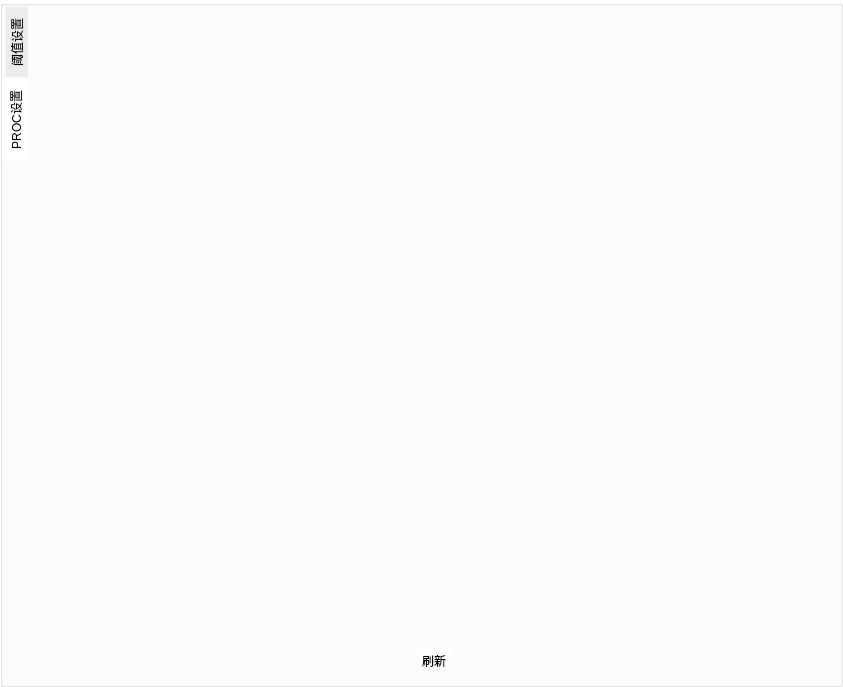
<?xml version="1.0" encoding="UTF-8"?>
<ui version="4.0">
 <class>DebugConfig</class>
 <widget class="QWidget" name="DebugConfig">
  <property name="geometry">
   <rect>
    <x>0</x>
    <y>0</y>
    <width>843</width>
    <height>687</height>
   </rect>
  </property>
  <property name="windowTitle">
   <string>DebugConfig</string>
  </property>
  <property name="styleSheet">
   <string notr="true">background-color: rgba(255, 255, 255, 0);</string>
  </property>
  <layout class="QGridLayout" name="gridLayout">
   <property name="leftMargin">
    <number>0</number>
   </property>
   <property name="topMargin">
    <number>0</number>
   </property>
   <property name="rightMargin">
    <number>0</number>
   </property>
   <property name="bottomMargin">
    <number>0</number>
   </property>
   <property name="spacing">
    <number>0</number>
   </property>
   <item row="0" column="0">
    <widget class="QGroupBox" name="groupBox">
     <property name="styleSheet">
      <string notr="true">QObject#groupBox{
background-color: rgb(255, 255, 255);

}</string>
     </property>
     <property name="title">
      <string/>
     </property>
     <layout class="QGridLayout" name="gridLayout_3">
      <property name="leftMargin">
       <number>0</number>
      </property>
      <property name="topMargin">
       <number>0</number>
      </property>
      <property name="rightMargin">
       <number>0</number>
      </property>
      <property name="bottomMargin">
       <number>0</number>
      </property>
      <property name="spacing">
       <number>0</number>
      </property>
      <item row="0" column="0">
       <widget class="QTabWidget" name="tabWidget">
        <property name="styleSheet">
         <string notr="true">border-color: rgb(255, 0, 4);</string>
        </property>
        <property name="tabPosition">
         <enum>QTabWidget::West</enum>
        </property>
        <property name="currentIndex">
         <number>1</number>
        </property>
        <property name="usesScrollButtons">
         <bool>false</bool>
        </property>
        <property name="documentMode">
         <bool>true</bool>
        </property>
        <widget class="QWidget" name="tab">
         <attribute name="title">
          <string>阈值设置</string>
         </attribute>
         <layout class="QGridLayout" name="layoutThreshold">
          <item row="1" column="0">
           <layout class="QHBoxLayout" name="horizontalLayout">
            <item>
             <widget class="QPushButton" name="btnSaveThreshold">
              <property name="text">
               <string>保存</string>
              </property>
             </widget>
            </item>
            <item>
             <widget class="QPushButton" name="btnRefresh">
              <property name="text">
               <string>刷新</string>
              </property>
             </widget>
            </item>
           </layout>
          </item>
          <item row="0" column="0">
           <widget class="QTableWidget" name="tableThreshold">
            <property name="font">
             <font>
              <family>Agency FB</family>
             </font>
            </property>
            <property name="styleSheet">
             <string notr="true"/>
            </property>
            <property name="autoScroll">
             <bool>true</bool>
            </property>
            <property name="showGrid">
             <bool>true</bool>
            </property>
            <property name="rowCount">
             <number>1</number>
            </property>
            <attribute name="horizontalHeaderVisible">
             <bool>false</bool>
            </attribute>
            <attribute name="horizontalHeaderHighlightSections">
             <bool>true</bool>
            </attribute>
            <attribute name="verticalHeaderVisible">
             <bool>false</bool>
            </attribute>
            <row/>
            <column>
             <property name="text">
              <string>工位</string>
             </property>
            </column>
            <column>
             <property name="text">
              <string>缺陷类型</string>
             </property>
            </column>
            <column>
             <property name="text">
              <string>过滤类型</string>
             </property>
            </column>
            <column>
             <property name="text">
              <string>OK阈值</string>
             </property>
            </column>
            <column>
             <property name="text">
              <string>NG阈值</string>
             </property>
            </column>
            <item row="0" column="1">
             <property name="text">
              <string/>
             </property>
            </item>
           </widget>
          </item>
         </layout>
        </widget>
        <widget class="QWidget" name="tab_2">
         <attribute name="title">
          <string>PROC设置</string>
         </attribute>
         <layout class="QGridLayout" name="layoutPROC">
          <item row="0" column="0">
           <widget class="QTextBrowser" name="textBrowser">
            <property name="openLinks">
             <bool>false</bool>
            </property>
           </widget>
          </item>
          <item row="1" column="0">
           <layout class="QHBoxLayout" name="horizontalLayout_2">
            <item>
             <widget class="QToolButton" name="btnPROCRefresh">
              <property name="text">
               <string>刷新</string>
              </property>
             </widget>
            </item>
           </layout>
          </item>
         </layout>
        </widget>
       </widget>
      </item>
     </layout>
    </widget>
   </item>
  </layout>
 </widget>
 <layoutdefault spacing="6" margin="11"/>
 <resources/>
 <connections/>
</ui>
